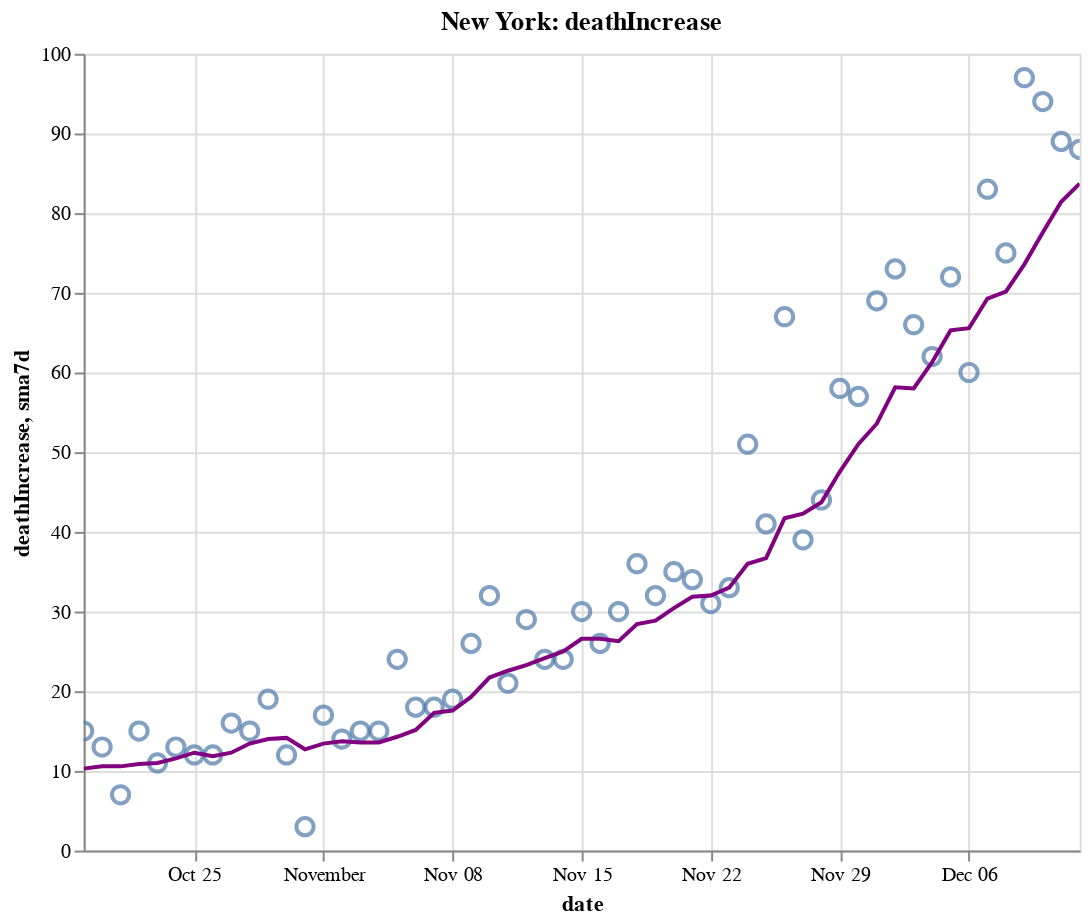

The notebook cell saved with this chart:
### Code cell
create_plot(ny, 'deathIncrease')

### Figure 1 — Vega-Lite specification as saved in the notebook (floating-point values rounded to 4 significant figures)
{"config": {"view": {"continuousWidth": 400, "continuousHeight": 300}}, "layer": [{"layer": [{"mark": {"type": "point", "size": 75}, "encoding": {"tooltip": [{"type": "temporal", "field": "date"}, {"type": "quantitative", "field": "deathIncrease"}, {"type": "quantitative", "field": "sma7d"}], "x": {"type": "temporal", "field": "date"}, "y": {"type": "quantitative", "field": "deathIncrease"}}, "selection": {"selector012": {"type": "interval", "bind": "scales", "encodings": ["x", "y"]}}}, {"mark": {"type": "line", "color": "purple"}, "encoding": {"x": {"type": "temporal", "field": "date"}, "y": {"type": "quantitative", "field": "sma7d"}}}]}, {"mark": {"type": "rule", "color": "#aaa"}, "encoding": {"x": {"type": "temporal", "field": "date"}}, "transform": [{"filter": {"selection": "selector011"}}]}, {"mark": "circle", "encoding": {"opacity": {"condition": {"value": 1, "selection": "selector011"}, "value": 0}, "tooltip": [{"type": "temporal", "field": "date"}, {"type": "quantitative", "field": "deathIncrease"}, {"type": "quantitative", "field": "sma7d"}], "x": {"type": "temporal", "field": "date"}, "y": {"type": "quantitative", "field": "deathIncrease"}}, "selection": {"selector011": {"type": "single", "encodings": ["x"], "on": "mouseover", "nearest": true, "empty": "none"}}}, {"mark": {"type": "text", "align": "left", "dx": 5, "dy": -5, "stroke": "white", "strokeWidth": 2}, "encoding": {"text": {"type": "quantitative", "field": "deathIncrease"}, "tooltip": [{"type": "temporal", "field": "date"}, {"type": "quantitative", "field": "deathIncrease"}, {"type": "quantitative", "field": "sma7d"}], "x": {"type": "temporal", "field": "date"}, "y": {"type": "quantitative", "field": "deathIncrease"}}, "transform": [{"filter": {"selection": "selector011"}}]}, {"mark": {"type": "text", "align": "left", "dx": 5, "dy": -5}, "encoding": {"text": {"type": "quantitative", "field": "deathIncrease"}, "tooltip": [{"type": "temporal", "field": "date"}, {"type": "quantitative", "field": "deathIncrease"}, {"type": "quantitative", "field": "sma7d"}], "x": {"type": "temporal", "field": "date"}, "y": {"type": "quantitative", "field": "deathIncrease"}}, "transform": [{"filter": {"selection": "selector011"}}]}], "data": {"name": "data-9a746e0c265afe42bdc0c4b91ba50e77"}, "height": 400, "title": "New York: deathIncrease", "width": 500, "$schema": "https://vega.github.io/schema/vega-lite/v4.8.1.json", "datasets": {"data-9a746e0c265afe42bdc0c4b91ba50e77": [{"date": "2020-10-19T00:00:00", "totalTestResultsIncrease": 82010.0, "positiveIncrease": 998.0, "death": 25660.0, "deathIncrease": 15.0, "positiveRate": 0.012, "state": "New York", "sma7d": 10.29}, {"date": "2020-10-20T00:00:00", "totalTestResultsIncrease": 90540.0, "positiveIncrease": 1201.0, "death": 25670.0, "deathIncrease": 13.0, "positiveRate": 0.013, "state": "New York", "sma7d": 10.57}, {"date": "2020-10-21T00:00:00", "totalTestResultsIncrease": 124800.0, "positiveIncrease": 2026.0, "death": 25680.0, "deathIncrease": 7.0, "positiveRate": 0.016, "state": "New York", "sma7d": 10.57}, {"date": "2020-10-22T00:00:00", "totalTestResultsIncrease": 135300.0, "positiveIncrease": 1628.0, "death": 25690.0, "deathIncrease": 15.0, "positiveRate": 0.012, "state": "New York", "sma7d": 10.86}, {"date": "2020-10-23T00:00:00", "totalTestResultsIncrease": 141500.0, "positiveIncrease": 1637.0, "death": 25700.0, "deathIncrease": 11.0, "positiveRate": 0.012, "state": "New York", "sma7d": 11.0}, {"date": "2020-10-24T00:00:00", "totalTestResultsIncrease": 156900.0, "positiveIncrease": 2061.0, "death": 25720.0, "deathIncrease": 13.0, "positiveRate": 0.013, "state": "New York", "sma7d": 11.57}, {"date": "2020-10-25T00:00:00", "totalTestResultsIncrease": 120800.0, "positiveIncrease": 1632.0, "death": 25730.0, "deathIncrease": 12.0, "positiveRate": 0.014, "state": "New York", "sma7d": 12.29}, {"date": "2020-10-26T00:00:00", "totalTestResultsIncrease": 82120.0, "positiveIncrease": 1191.0, "death": 25740.0, "deathIncrease": 12.0, "positiveRate": 0.015, "state": "New York", "sma7d": 11.86}, {"date": "2020-10-27T00:00:00", "totalTestResultsIncrease": 111600.0, "positiveIncrease": 1991.0, "death": 25760.0, "deathIncrease": 16.0, "positiveRate": 0.018, "state": "New York", "sma7d": 12.29}, {"date": "2020-10-28T00:00:00", "totalTestResultsIncrease": 129700.0, "positiveIncrease": 2031.0, "death": 25770.0, "deathIncrease": 15.0, "positiveRate": 0.016, "state": "New York", "sma7d": 13.43}, {"date": "2020-10-29T00:00:00", "totalTestResultsIncrease": 168400.0, "positiveIncrease": 2499.0, "death": 25790.0, "deathIncrease": 19.0, "positiveRate": 0.015, "state": "New York", "sma7d": 14.0}, {"date": "2020-10-30T00:00:00", "totalTestResultsIncrease": 146900.0, "positiveIncrease": 2255.0, "death": 25800.0, "deathIncrease": 12.0, "positiveRate": 0.015, "state": "New York", "sma7d": 14.14}, {"date": "2020-10-31T00:00:00", "totalTestResultsIncrease": 137000.0, "positiveIncrease": 2049.0, "death": 25810.0, "deathIncrease": 3.0, "positiveRate": 0.015, "state": "New York", "sma7d": 12.71}, {"date": "2020-11-01T00:00:00", "totalTestResultsIncrease": 148900.0, "positiveIncrease": 2255.0, "death": 25820.0, "deathIncrease": 17.0, "positiveRate": 0.015, "state": "New York", "sma7d": 13.43}, {"date": "2020-11-02T00:00:00", "totalTestResultsIncrease": 96100.0, "positiveIncrease": 1633.0, "death": 25840.0, "deathIncrease": 14.0, "positiveRate": 0.017, "state": "New York", "sma7d": 13.71}, {"date": "2020-11-03T00:00:00", "totalTestResultsIncrease": 127900.0, "positiveIncrease": 2321.0, "death": 25850.0, "deathIncrease": 15.0, "positiveRate": 0.018, "state": "New York", "sma7d": 13.57}, {"date": "2020-11-04T00:00:00", "totalTestResultsIncrease": 133500.0, "positiveIncrease": 2126.0, "death": 25870.0, "deathIncrease": 15.0, "positiveRate": 0.016, "state": "New York", "sma7d": 13.57}, {"date": "2020-11-05T00:00:00", "totalTestResultsIncrease": 161000.0, "positiveIncrease": 2997.0, "death": 25890.0, "deathIncrease": 24.0, "positiveRate": 0.019, "state": "New York", "sma7d": 14.29}, {"date": "2020-11-06T00:00:00", "totalTestResultsIncrease": 160700.0, "positiveIncrease": 3209.0, "death": 25910.0, "deathIncrease": 18.0, "positiveRate": 0.02, "state": "New York", "sma7d": 15.14}, {"date": "2020-11-07T00:00:00", "totalTestResultsIncrease": 163300.0, "positiveIncrease": 3587.0, "death": 25930.0, "deathIncrease": 18.0, "positiveRate": 0.022, "state": "New York", "sma7d": 17.29}, {"date": "2020-11-08T00:00:00", "totalTestResultsIncrease": 145600.0, "positiveIncrease": 3428.0, "death": 25950.0, "deathIncrease": 19.0, "positiveRate": 0.024, "state": "New York", "sma7d": 17.57}, {"date": "2020-11-09T00:00:00", "totalTestResultsIncrease": 111400.0, "positiveIncrease": 3144.0, "death": 25970.0, "deathIncrease": 26.0, "positiveRate": 0.028, "state": "New York", "sma7d": 19.29}, {"date": "2020-11-10T00:00:00", "totalTestResultsIncrease": 128000.0, "positiveIncrease": 3965.0, "death": 26000.0, "deathIncrease": 32.0, "positiveRate": 0.031, "state": "New York", "sma7d": 21.71}, {"date": "2020-11-11T00:00:00", "totalTestResultsIncrease": 164300.0, "positiveIncrease": 4820.0, "death": 26030.0, "deathIncrease": 21.0, "positiveRate": 0.029, "state": "New York", "sma7d": 22.57}, {"date": "2020-11-12T00:00:00", "totalTestResultsIncrease": 162600.0, "positiveIncrease": 4797.0, "death": 26060.0, "deathIncrease": 29.0, "positiveRate": 0.029, "state": "New York", "sma7d": 23.29}, {"date": "2020-11-13T00:00:00", "totalTestResultsIncrease": 203700.0, "positiveIncrease": 5401.0, "death": 26080.0, "deathIncrease": 24.0, "positiveRate": 0.027, "state": "New York", "sma7d": 24.14}, {"date": "2020-11-14T00:00:00", "totalTestResultsIncrease": 184200.0, "positiveIncrease": 5388.0, "death": 26100.0, "deathIncrease": 24.0, "positiveRate": 0.029, "state": "New York", "sma7d": 25.0}, {"date": "2020-11-15T00:00:00", "totalTestResultsIncrease": 133200.0, "positiveIncrease": 3649.0, "death": 26130.0, "deathIncrease": 30.0, "positiveRate": 0.027, "state": "New York", "sma7d": 26.57}, {"date": "2020-11-16T00:00:00", "totalTestResultsIncrease": 124600.0, "positiveIncrease": 3490.0, "death": 26160.0, "deathIncrease": 26.0, "positiveRate": 0.028, "state": "New York", "sma7d": 26.57}, {"date": "2020-11-17T00:00:00", "totalTestResultsIncrease": 159900.0, "positiveIncrease": 5088.0, "death": 26190.0, "deathIncrease": 30.0, "positiveRate": 0.032, "state": "New York", "sma7d": 26.29}, {"date": "2020-11-18T00:00:00", "totalTestResultsIncrease": 154400.0, "positiveIncrease": 5294.0, "death": 26220.0, "deathIncrease": 36.0, "positiveRate": 0.034, "state": "New York", "sma7d": 28.43}, {"date": "2020-11-19T00:00:00", "totalTestResultsIncrease": 195200.0, "positiveIncrease": 5310.0, "death": 26260.0, "deathIncrease": 32.0, "positiveRate": 0.027, "state": "New York", "sma7d": 28.86}, {"date": "2020-11-20T00:00:00", "totalTestResultsIncrease": 205500.0, "positiveIncrease": 5468.0, "death": 26290.0, "deathIncrease": 35.0, "positiveRate": 0.027, "state": "New York", "sma7d": 30.43}, {"date": "2020-11-21T00:00:00", "totalTestResultsIncrease": 207900.0, "positiveIncrease": 5972.0, "death": 26330.0, "deathIncrease": 34.0, "positiveRate": 0.029, "state": "New York", "sma7d": 31.86}, {"date": "2020-11-22T00:00:00", "totalTestResultsIncrease": 196600.0, "positiveIncrease": 5392.0, "death": 26360.0, "deathIncrease": 31.0, "positiveRate": 0.027, "state": "New York", "sma7d": 32.0}, {"date": "2020-11-23T00:00:00", "totalTestResultsIncrease": 191500.0, "positiveIncrease": 5906.0, "death": 26390.0, "deathIncrease": 33.0, "positiveRate": 0.031, "state": "New York", "sma7d": 33.0}, {"date": "2020-11-24T00:00:00", "totalTestResultsIncrease": 164800.0, "positiveIncrease": 4881.0, "death": 26440.0, "deathIncrease": 51.0, "positiveRate": 0.03, "state": "New York", "sma7d": 36.0}, {"date": "2020-11-25T00:00:00", "totalTestResultsIncrease": 173100.0, "positiveIncrease": 6265.0, "death": 26480.0, "deathIncrease": 41.0, "positiveRate": 0.036, "state": "New York", "sma7d": 36.71}, {"date": "2020-11-26T00:00:00", "totalTestResultsIncrease": 217700.0, "positiveIncrease": 6933.0, "death": 26550.0, "deathIncrease": 67.0, "positiveRate": 0.032, "state": "New York", "sma7d": 41.71}, {"date": "2020-11-27T00:00:00", "totalTestResultsIncrease": 219400.0, "positiveIncrease": 8176.0, "death": 26590.0, "deathIncrease": 39.0, "positiveRate": 0.037, "state": "New York", "sma7d": 42.29}, {"date": "2020-11-28T00:00:00", "totalTestResultsIncrease": 152400.0, "positiveIncrease": 6063.0, "death": 26630.0, "deathIncrease": 44.0, "positiveRate": 0.04, "state": "New York", "sma7d": 43.71}, {"date": "2020-11-29T00:00:00", "totalTestResultsIncrease": 157300.0, "positiveIncrease": 6723.0, "death": 26690.0, "deathIncrease": 58.0, "positiveRate": 0.043, "state": "New York", "sma7d": 47.57}, {"date": "2020-11-30T00:00:00", "totalTestResultsIncrease": 149000.0, "positiveIncrease": 6819.0, "death": 26750.0, "deathIncrease": 57.0, "positiveRate": 0.046, "state": "New York", "sma7d": 51.0}, {"date": "2020-12-01T00:00:00", "totalTestResultsIncrease": 146700.0, "positiveIncrease": 7285.0, "death": 26820.0, "deathIncrease": 69.0, "positiveRate": 0.05, "state": "New York", "sma7d": 53.57}, {"date": "2020-12-02T00:00:00", "totalTestResultsIncrease": 193600.0, "positiveIncrease": 8973.0, "death": 26890.0, "deathIncrease": 73.0, "positiveRate": 0.046, "state": "New York", "sma7d": 58.14}, {"date": "2020-12-03T00:00:00", "totalTestResultsIncrease": 203400.0, "positiveIncrease": 9855.0, "death": 26960.0, "deathIncrease": 66.0, "positiveRate": 0.048, "state": "New York", "sma7d": 58.0}, {"date": "2020-12-04T00:00:00", "totalTestResultsIncrease": 208300.0, "positiveIncrease": 11270.0, "death": 27020.0, "deathIncrease": 62.0, "positiveRate": 0.054, "state": "New York", "sma7d": 61.29}, {"date": "2020-12-05T00:00:00", "totalTestResultsIncrease": 215400.0, "positiveIncrease": 10760.0, "death": 27090.0, "deathIncrease": 72.0, "positiveRate": 0.05, "state": "New York", "sma7d": 65.29}, {"date": "2020-12-06T00:00:00", "totalTestResultsIncrease": 205800.0, "positiveIncrease": 9702.0, "death": 27150.0, "deathIncrease": 60.0, "positiveRate": 0.047, "state": "New York", "sma7d": 65.57}, {"date": "2020-12-07T00:00:00", "totalTestResultsIncrease": 152300.0, "positiveIncrease": 7302.0, "death": 27230.0, "deathIncrease": 83.0, "positiveRate": 0.048, "state": "New York", "sma7d": 69.29}, {"date": "2020-12-08T00:00:00", "totalTestResultsIncrease": 162500.0, "positiveIncrease": 9335.0, "death": 27310.0, "deathIncrease": 75.0, "positiveRate": 0.057, "state": "New York", "sma7d": 70.14}, {"date": "2020-12-09T00:00:00", "totalTestResultsIncrease": 194600.0, "positiveIncrease": 10600.0, "death": 27400.0, "deathIncrease": 97.0, "positiveRate": 0.054, "state": "New York", "sma7d": 73.57}, {"date": "2020-12-10T00:00:00", "totalTestResultsIncrease": 197400.0, "positiveIncrease": 10180.0, "death": 27500.0, "deathIncrease": 94.0, "positiveRate": 0.052, "state": "New York", "sma7d": 77.57}, {"date": "2020-12-11T00:00:00", "totalTestResultsIncrease": 212700.0, "positiveIncrease": 10600.0, "death": 27590.0, "deathIncrease": 89.0, "positiveRate": 0.05, "state": "New York", "sma7d": 81.43}, {"date": "2020-12-12T00:00:00", "totalTestResultsIncrease": 242900.0, "positiveIncrease": 11130.0, "death": 27680.0, "deathIncrease": 88.0, "positiveRate": 0.046, "state": "New York", "sma7d": 83.71}]}}
